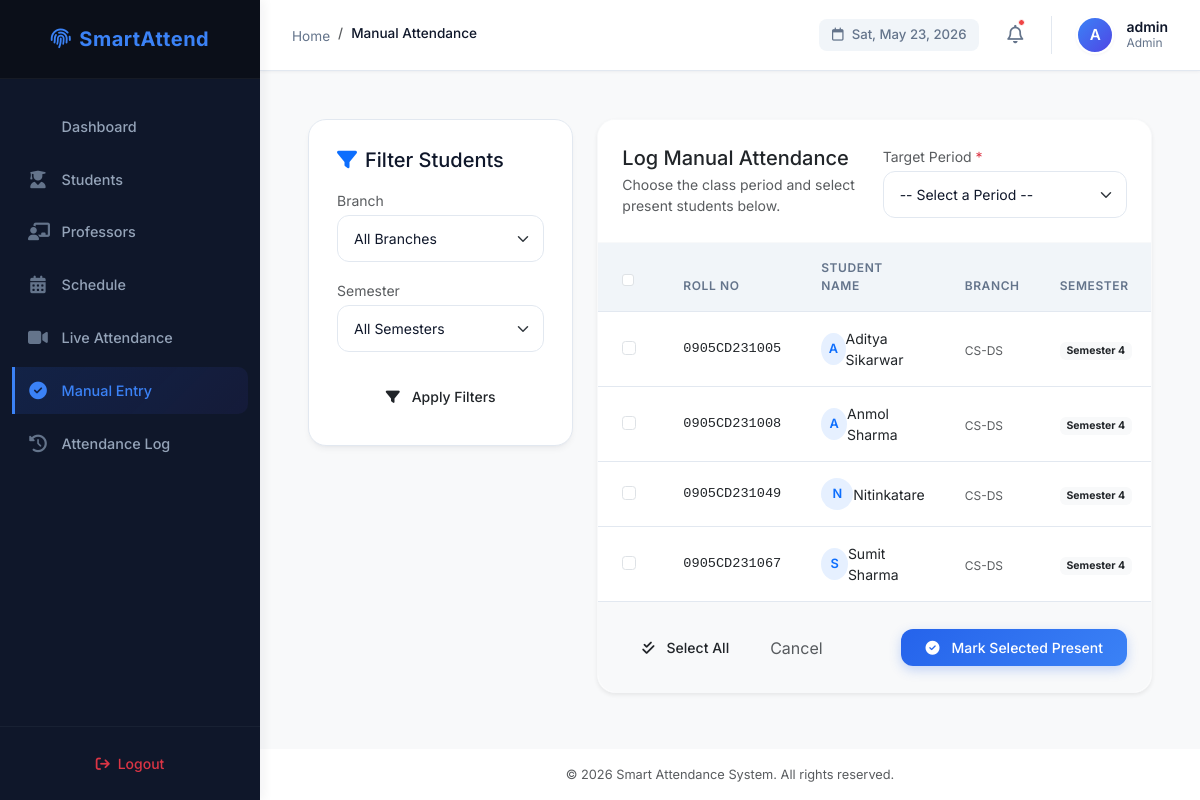
/manual_attendance (signed in), run on an earlier commit of the app's database.
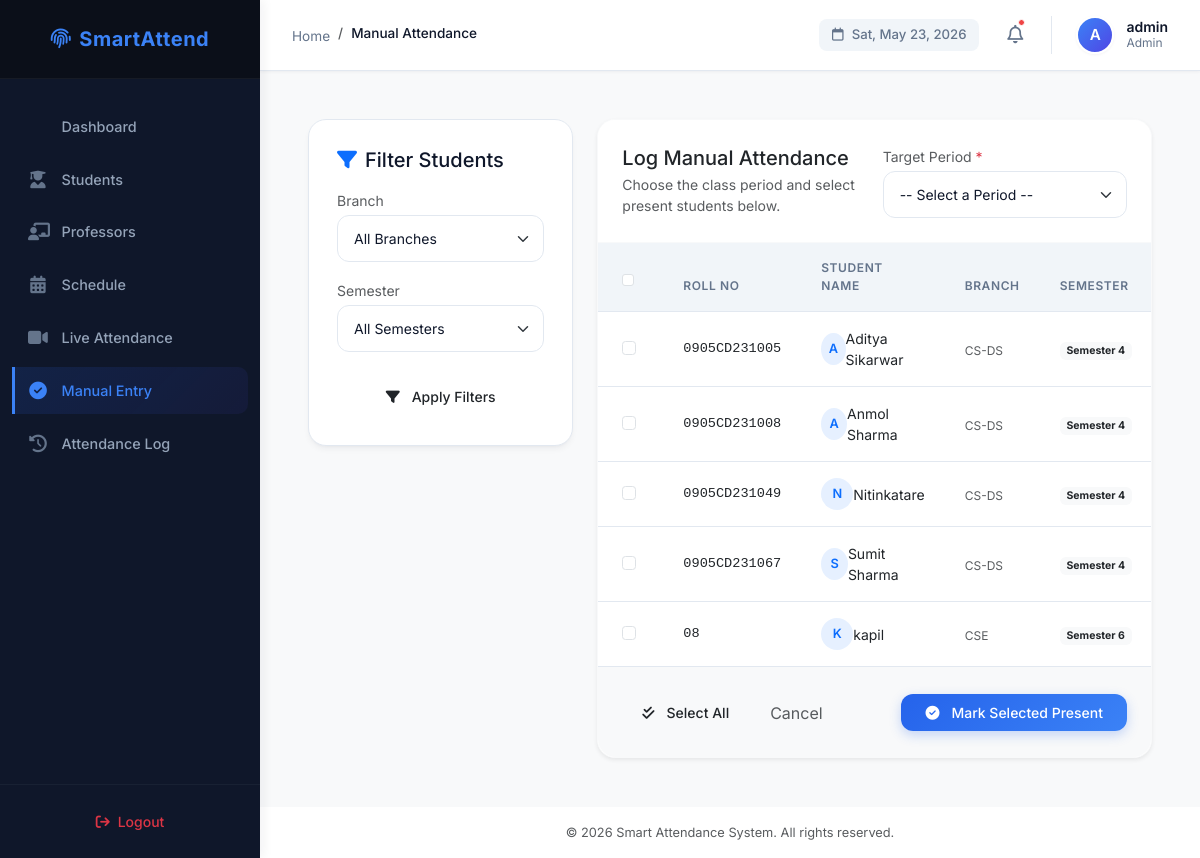
And on a later commit of the database.
### tables this page shows
CREATE TABLE students (
        roll_no TEXT PRIMARY KEY,
        name TEXT NOT NULL,
        branch TEXT,
        semester INTEGER,
        admission_year INTEGER,
        subject TEXT,
        face_encoding BLOB
    , gender TEXT, age INTEGER);

### app/attendance/routes.py (the view, shortened to what this page needs)
@attendance_bp.route('/manual_attendance', methods=['GET', 'POST'])
@login_required
@role_required(roles=['admin', 'professor'])
def manual_attendance():
    local_tz = pytz.timezone(config.TIMEZONE)
    conn = db_connect()
    filter_branch = request.args.get('branch')
    filter_semester = request.args.get('semester')
    filter_period_id_from_url = request.args.get('period_id')
    period_id_for_marking = request.form.get('period_id')
    form_data_for_template = request.form if request.method == 'POST' else request.args
    students_query = "SELECT roll_no, name, branch, semester FROM students WHERE 1=1"
    student_query_params = []
    if filter_branch and filter_branch != 'all':
        students_query += " AND branch = ?"
        student_query_params.append(filter_branch)
    if filter_semester and filter_semester != 'all':
        students_query += " AND semester = ?"
        try:
            student_query_params.append(int(filter_semester))
        except (ValueError, TypeError):
            filter_semester = None
    students_query += " ORDER BY name"
    students_list = conn.execute(students_query, student_query_params).fetchall()
    available_branches = get_distinct_from_db('branch', 'students')
    available_semesters = get_distinct_from_db('semester', 'students')
    schedule_list = conn.execute(
        "SELECT period_id, period_name, start_time, end_time, branch, semester FROM schedule ORDER BY start_time"
    ).fetchall()
    conn.close()
    return render_template(
        'attendance/manual_attendance.html',
        students=students_list,
        schedule=schedule_list,
        available_branches=available_branches,
        available_semesters=available_semesters,
        selected_branch=filter_branch,
        selected_semester=filter_semester,
        selected_period_id=filter_period_id_from_url,
        form_data=form_data_for_template
    )

### app/auth/routes.py (called while the page is built, shortened)
def login_required(f):
    @wraps(f)
    def decorated_function(*args, **kwargs):
        if 'logged_in' not in session or not session['logged_in']:
            flash('Please log in to access this page.', 'warning')
            return redirect(url_for('auth.login'))
        return f(*args, **kwargs)
    return decorated_function

def role_required(roles):
    def decorator(f):
        @wraps(f)
        def decorated_function(*args, **kwargs):
            if 'logged_in' not in session or not session['logged_in']:
                flash('Please log in to access this page.', 'warning')
                return redirect(url_for('auth.login'))
            return f(*args, **kwargs)
        return decorated_function
    return decorator

### app/extensions.py (called while the page is built)
def db_connect():
    conn = sqlite3.connect(config.DB_FILE, timeout=10)
    conn.row_factory = sqlite3.Row
    return conn

def close_connection(exception):
    db = getattr(g, '_database', None)
    if db is not None:
        db.close()

### app/templates/attendance/manual_attendance.html (shortened to what the changed rows need)
{% extends "layout.html" %}
{% block content %}
<div class="container-fluid px-0">
    <div class="row g-4">
        <div class="col-lg-8">
            <form method="POST" action="{{ url_for('attendance.manual_attendance') }}" id="markAttendanceForm">
                <div class="saas-card p-0 overflow-hidden d-flex flex-column h-100 shadow-sm border border-light" style="border-radius: 18px;">
                    <div class="table-responsive flex-grow-1" style="max-height: 480px; overflow-y: auto;">
                        {% if students %}
                        <table class="table saas-table table-hover align-middle mb-0">
                            <thead class="sticky-top bg-white border-bottom border-light" style="z-index: 5;">
                                <tr>
                                    <th style="width: 50px; padding-left: 1.5rem;">
                                        <div class="form-check m-0">
                                            <input type="checkbox" id="selectAllCheckbox" class="form-check-input">
                                        </div>
                                    </th>
                                    <th>Roll No</th>
                                    <th>Student Name</th>
                                    <th>Branch</th>
                                    <th>Semester</th>
                                </tr>
                            </thead>
                            <tbody>
                                {% for student in students %}
                                <tr>
                                    <td style="padding-left: 1.5rem;">
                                        <div class="form-check m-0">
                                            <input type="checkbox" name="roll_nos" value="{{ student.roll_no }}"
                                                   class="form-check-input student-checkbox">
                                        </div>
                                    </td>
                                    <td class="font-weight-bold text-dark font-monospace" style="font-size: 0.85rem;">{{ student.roll_no }}</td>
                                    <td>
                                        <div class="d-flex align-items-center">
                                            <div class="avatar-initials bg-primary bg-opacity-10 text-primary rounded-circle me-2.5 d-flex align-items-center justify-content-center" style="width: 32px; height: 32px; font-size: 0.8rem; font-weight: 600;">
                                                {{ student.name[0]|upper }}
                                            </div>
                                            <span class="font-weight-semibold text-dark">{{ student.name }}</span>
                                        </div>
                                    </td>
                                    <td>
                                        <span class="text-uppercase text-muted font-weight-bold" style="font-size: 0.75rem;">{{ student.branch }}</span>
                                    </td>
                                    <td>
                                        <span class="badge bg-light text-dark px-2.5 py-1.5 font-weight-semibold">Semester {{ student.semester }}</span>
                                    </td>
                                </tr>
                                {% endfor %}
                            </tbody>
                        </table>
                        {% endif %}
                    </div>
                </div>
            </form>
        </div>
    </div>
</div>
{% endblock %}

What changed in the data, as far as the page shows it:
added students: roll_no "08", name "K", name "kapil", branch "CSE", semester "6"
